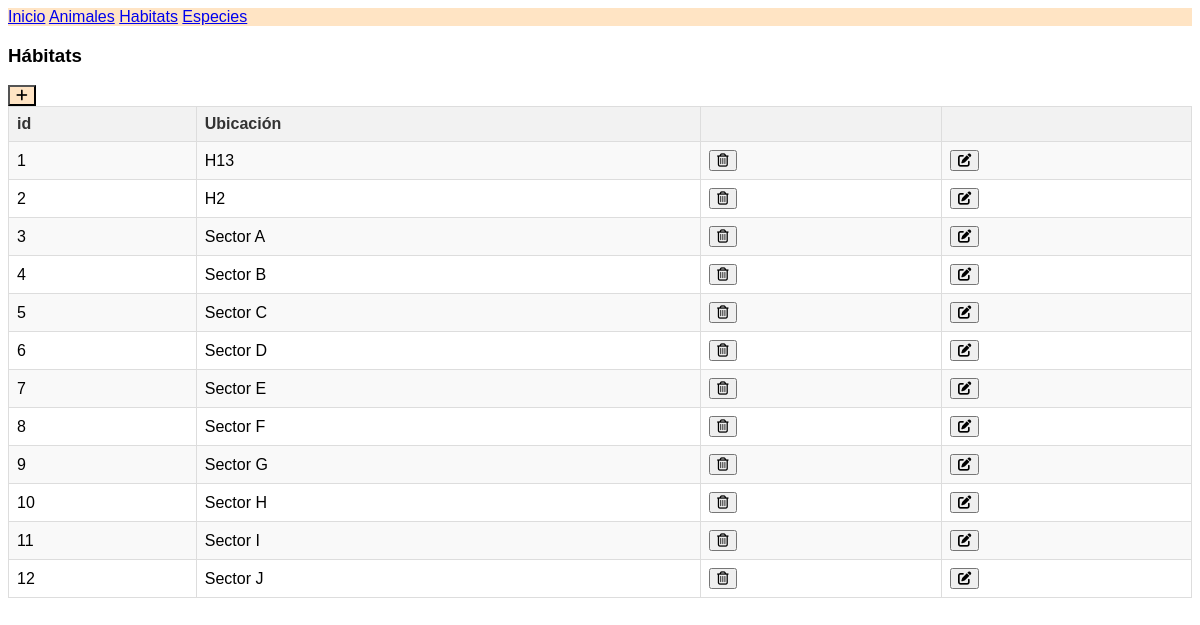
Screenshot of /admin/habitats.php with the database file from the repository.
### tables this page shows
CREATE TABLE `Habitat` (
  `id` bigint(20) UNSIGNED NOT NULL,
  `ubicacion` varchar(50) NOT NULL
);

### class/baseDeDatos.php (called while the page is built, shortened)
<?php
class BaseDeDatos
{
    var $conexion;
    var $servidor;
    var $usuario;
    var $clave;
    var $baseDeDatos;
    function __construct()
    {
        $this->servidor = 'localhost';
        $this->usuario = 'zoo';
        $this->clave = '1234';
        $this->baseDeDatos = 'Zoo';
    }
    function open()
    {
        $this->conexion = mysqli_connect($this->servidor, $this->usuario, $this->clave, $this->baseDeDatos);
    }
    function query($query)
    {
        $this->bloq_registros = mysqli_query($this->conexion, $query);
    }
    function getRecord($query)
    {
        $this->bloq_registros = mysqli_query($this->conexion, $query);
        return mysqli_fetch_object($this->bloq_registros);
    }
}

### class/habitat.php (the view, shortened to what this page needs)
<?php
include 'baseDeDatos.php';
class Habitat extends BaseDeDatos
{
    function action($cual)
    {
        $result = '';
        switch ($cual) {
            case 'report':
                $result = $this->despTablaDatos("SELECT * FROM habitat ORDER BY ubicacion");
                break;
        }
        return $result;
    }
    function despTablaDatos($query)
    {
        $htmlStart = '<div class="flex column m-50">';
        $datos = '<table class="customTable center-text mt-50">';
        $this->query($query);
        $this->getRecord($query);
        $datos .= '<div class="flex space-between align-center gap-15">
                        <h3 class="f-size-30">Hábitats</h3>
                        <form method="post">
                            <button class="p-10 radius-100 bg-primary white-text no-border"><i class="fa-solid fa-plus"></i></button>
                            <input type="hidden" name="action" value="formNew">
                        </form>
                    </div>';
        $datos .= '<thead><tr>';
        $campos = array("id", "Ubicación");
        foreach ($campos as $campo) {
            $datos .= '<th>' . $campo . '</th>';
        }
        $datos .= "<th>&nbsp</th><th>&nbsp</th>";
        $datos .= '</tr></thead>';
        $datos .= '<tbody>';
        foreach ($this->bloq_registros as $row) {
            $datos .= '<tr>';
            foreach ($row as $columna) {
                $datos .= '<td class="text-align-center">' . $columna . '</td>';
            }
            $datos .= '<td>
                            <form method="post">
                                <button><i class="fa-regular fa-trash-can"></i></button>
                                <input type="hidden" name="action" value="delete">
                                <input type="hidden" name="id_habitat" value="' . $row['id'] . '">
                            </form>
                        </td>';
            $datos .= '<td>
                            <form method="post">
                                <button><i class="fa-solid fa-pen-to-square"></i></button>
                                <input type="hidden" name="action" value="formEdit">
                                <input type="hidden" name="id_habitat" value="' . $row['id'] . '">
                            </form>
                        </td>';
            $datos .= "</tr>";
        }
        $datos .= '</tbody>';
        $datos .= '</table></div>';
        $htmlEnd = '</div>';
        echo ($htmlStart . $datos . $htmlEnd);
    }
}
$oHabitat = new Habitat();
if (isset($_REQUEST['action'])) {
    echo $oHabitat->action($_REQUEST['action']);
} else {
    echo $oHabitat->action('report');
}
?>

### public/global.css (style rules this page uses)
* { font-family: Verdana, Geneva, Tahoma, sans-serif; white-space: normal !important; }
.bg-primary { background-color: bisque !important; }
table { width: 100%; border-collapse: collapse; }
th, td { padding: 8px; border: 1px solid #ddd; text-align: left; }
th { background-color: #f2f2f2; color: #333; }
tr:nth-child(odd) { background-color: #f9f9f9; }

### rows the page displays
habitat: id "1", ubicacion "H13"
habitat: id "2", ubicacion "H2"
habitat: id "3", ubicacion "Sector A"
habitat: id "4", ubicacion "Sector B"
habitat: id "5", ubicacion "Sector C"
habitat: id "6", ubicacion "Sector D"
habitat: id "7", ubicacion "Sector E"
habitat: id "8", ubicacion "Sector F"
habitat: id "9", ubicacion "Sector G"
habitat: id "10", ubicacion "Sector H"
habitat: id "11", ubicacion "Sector I"
habitat: id "12", ubicacion "Sector J"

### other values shown
$campo "id"
$campo "Ubicación"
